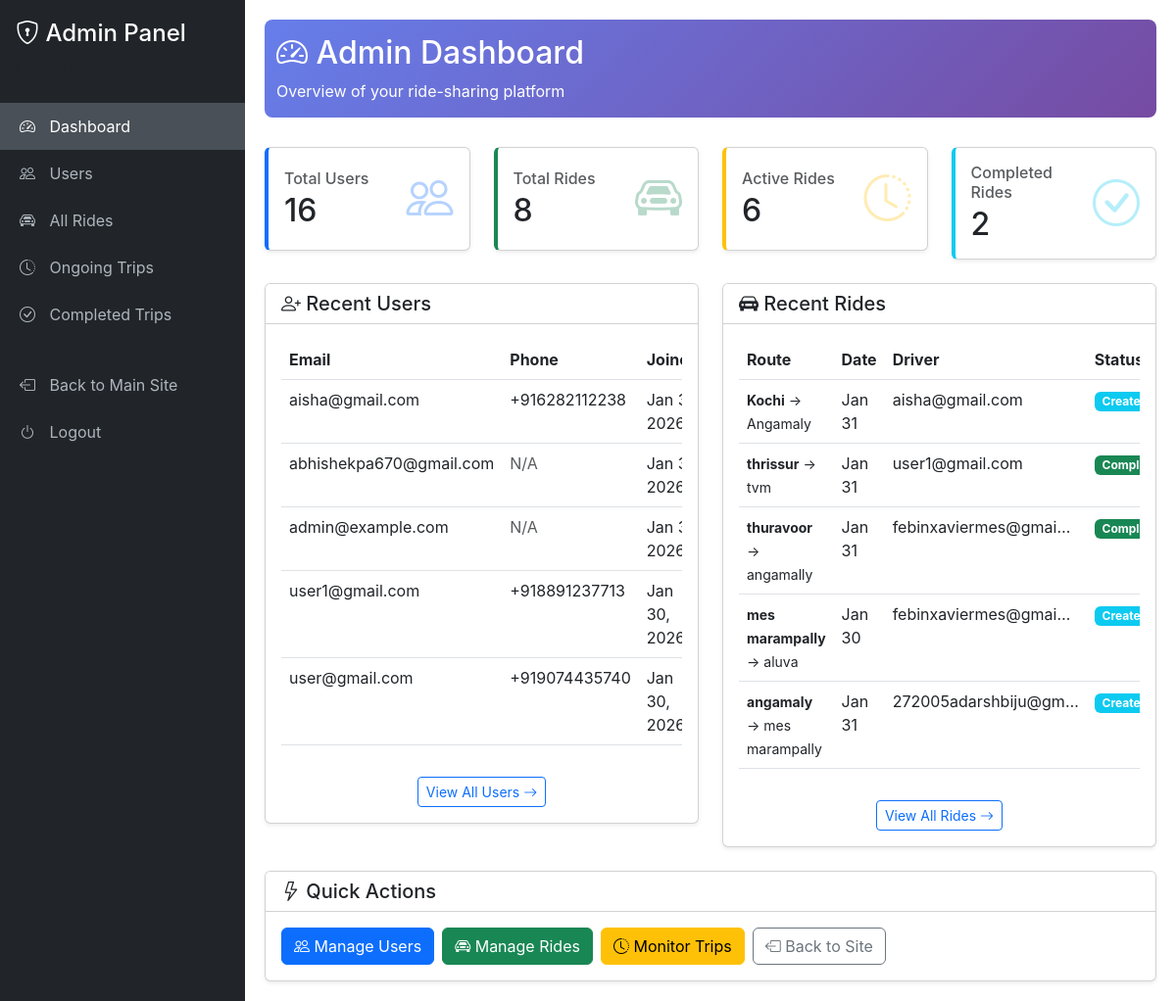
Page /custom-admin/ (signed in) on the committed database.
### rides/models.py (models this page shows, shortened)
class UserProfile(models.Model):
    user = models.OneToOneField(User, on_delete=models.CASCADE, related_name='profile')
    phone_number = models.CharField(
        max_length=12,
        help_text="Phone number must start with 91 and be exactly 12 digits (e.g., 919876543210)"
    )
    id_proof_number = models.CharField(
        max_length=50,
        blank=True,
        help_text="DEPRECATED - Use aadhaar fields instead"
    )
    aadhaar_verified = models.BooleanField(
        default=False,
        help_text="Whether Aadhaar has been verified via OTP"
    )
    aadhaar_last_4_digits = models.CharField(
        max_length=4,
        blank=True,
        null=True,
        help_text="Last 4 digits of Aadhaar (for display only, e.g., XXXX-XXXX-1234)"
    )
    aadhaar_consent_given = models.BooleanField(
        default=False,
        help_text="User gave explicit consent to verify Aadhaar"
    )
    aadhaar_consent_timestamp = models.DateTimeField(
        null=True,
        blank=True,
        help_text="When user gave consent for Aadhaar verification"
    )
    aadhaar_verified_at = models.DateTimeField(
        null=True,
        blank=True,
        help_text="When Aadhaar was successfully verified"
    )
    created_at = models.DateTimeField(auto_now_add=True)

class Ride(models.Model):
    VEHICLE_CHOICES = [
        ('car_petrol', 'Petrol Car'),
        ('bike', 'Bike'),
    ]
    STATUS_CHOICES = [
        ('created', 'Created'),
        ('started', 'Started'),
        ('completed', 'Completed'),
    ]
    from_location = models.CharField(max_length=120)
    to_location = models.CharField(max_length=120)
    ride_date = models.DateField()
    ride_time = models.TimeField()
    vehicle_type = models.CharField(max_length=20, choices=VEHICLE_CHOICES, default='car_petrol')
    vehicle_number = models.CharField(max_length=15, default='UNKNOWN', help_text='Vehicle registration number (e.g., KL07AB1234)')
    distance_km = models.FloatField()
    total_seats = models.IntegerField()
    seats_available = models.IntegerField()
    creator = models.ForeignKey(User, on_delete=models.CASCADE, related_name='rides_created')
    created_at = models.DateTimeField(auto_now_add=True)
    driver_started = models.BooleanField(default=False)
    passenger_started = models.BooleanField(default=False)
    driver_ended = models.BooleanField(default=False)
    passenger_ended = models.BooleanField(default=False)
    ride_status = models.CharField(
        max_length=20,
        choices=STATUS_CHOICES,
        default='created'
    )
    class Meta:
        ordering = ['ride_date', 'ride_time']

### rides/views.py (the view)
# urls.py: path('custom-admin/', views.admin_dashboard, name='admin_dashboard'),
@staff_member_required
def admin_dashboard(request):
    total_users = User.objects.count()
    total_rides = Ride.objects.count()
    active_rides = Ride.objects.filter(
        ride_status__in=['created', 'started']
    ).count()
    completed_rides = Ride.objects.filter(ride_status='completed').count()
    recent_users = User.objects.order_by('-date_joined')[:5]
    recent_rides = Ride.objects.select_related('creator').order_by('-created_at')[:5]
    context = {
        'total_users': total_users,
        'total_rides': total_rides,
        'active_rides': active_rides,
        'completed_rides': completed_rides,
        'recent_users': recent_users,
        'recent_rides': recent_rides,
    }
    return render(request, 'rides/admin/dashboard.html', context)

### rides/templates/rides/admin/dashboard.html (shortened to what this page needs)
{% extends 'rides/admin/base.html' %}
{% block content %}
<div class="admin-header">
    <div class="container-fluid">
        <h2><i class="bi bi-speedometer2"></i> Admin Dashboard</h2>
        <p class="mb-0">Overview of your ride-sharing platform</p>
    </div>
</div>
<div class="row mb-4">
    <div class="col-md-3">
        <div class="card stat-card primary shadow-sm">
            <div class="card-body">
                <div class="d-flex justify-content-between align-items-center">
                    <div>
                        <h6 class="text-muted mb-1">Total Users</h6>
                        <h2 class="mb-0">{{ total_users }}</h2>
                    </div>
                    <div class="text-primary">
                        <i class="bi bi-people" style="font-size: 3rem; opacity: 0.3;"></i>
                    </div>
                </div>
            </div>
        </div>
    </div>
    <div class="col-md-3">
        <div class="card stat-card success shadow-sm">
            <div class="card-body">
                <div class="d-flex justify-content-between align-items-center">
                    <div>
                        <h6 class="text-muted mb-1">Total Rides</h6>
                        <h2 class="mb-0">{{ total_rides }}</h2>
                    </div>
                    <div class="text-success">
                        <i class="bi bi-car-front" style="font-size: 3rem; opacity: 0.3;"></i>
                    </div>
                </div>
            </div>
        </div>
    </div>
    <div class="col-md-3">
        <div class="card stat-card warning shadow-sm">
            <div class="card-body">
                <div class="d-flex justify-content-between align-items-center">
                    <div>
                        <h6 class="text-muted mb-1">Active Rides</h6>
                        <h2 class="mb-0">{{ active_rides }}</h2>
                    </div>
                    <div class="text-warning">
                        <i class="bi bi-clock-history" style="font-size: 3rem; opacity: 0.3;"></i>
                    </div>
                </div>
            </div>
        </div>
    </div>
    <div class="col-md-3">
        <div class="card stat-card info shadow-sm">
            <div class="card-body">
                <div class="d-flex justify-content-between align-items-center">
                    <div>
                        <h6 class="text-muted mb-1">Completed Rides</h6>
                        <h2 class="mb-0">{{ completed_rides }}</h2>
                    </div>
                    <div class="text-info">
                        <i class="bi bi-check-circle" style="font-size: 3rem; opacity: 0.3;"></i>
                    </div>
                </div>
            </div>
        </div>
    </div>
</div>
<div class="row">
    <div class="col-md-6">
        <div class="card shadow-sm">
            <div class="card-header bg-white">
                <h5 class="mb-0"><i class="bi bi-person-plus"></i> Recent Users</h5>
            </div>
            <div class="card-body">
                {% if recent_users %}
                    <div class="table-responsive">
                        <table class="table table-hover">
                            <thead>
                                <tr>
                                    <th>Email</th>
                                    <th>Phone</th>
                                    <th>Joined</th>
                                </tr>
                            </thead>
                            <tbody>
                                {% for user in recent_users %}
                                <tr>
                                    <td>{{ user.email }}</td>
                                    <td>
                                        {% if user.profile.phone_number %}
                                            +{{ user.profile.phone_number }}
                                        {% else %}
                                            <span class="text-muted">N/A</span>
                                        {% endif %}
                                    </td>
                                    <td>{{ user.date_joined|date:"M d, Y" }}</td>
                                </tr>
                                {% endfor %}
                            </tbody>
                        </table>
                    </div>
                    <div class="text-center mt-3">
                        <a href="{% url 'admin_users_list' %}" class="btn btn-sm btn-outline-primary">
                            View All Users <i class="bi bi-arrow-right"></i>
                        </a>
                    </div>
                {% else %}
                    <p class="text-muted text-center">No users yet.</p>
                {% endif %}
            </div>
        </div>
    </div>
    <div class="col-md-6">
        <div class="card shadow-sm">
            <div class="card-header bg-white">
                <h5 class="mb-0"><i class="bi bi-car-front-fill"></i> Recent Rides</h5>
            </div>
            <div class="card-body">
                {% if recent_rides %}
                    <div class="table-responsive">
                        <table class="table table-hover">
                            <thead>
                                <tr>
                                    <th>Route</th>
                                    <th>Date</th>
                                    <th>Driver</th>
                                    <th>Status</th>
                                </tr>
                            </thead>
                            <tbody>
                                {% for ride in recent_rides %}
                                <tr>
                                    <td>
                                        <small><strong>{{ ride.from_location }}</strong> → {{ ride.to_location }}</small>
                                    </td>
                                    <td>{{ ride.ride_date|date:"M d" }}</td>
                                    <td>{{ ride.creator.email|truncatechars:20 }}</td>
                                    <td>
                                        {% if ride.ride_status == 'created' %}
                                            <span class="badge bg-info">Created</span>
                                        {% elif ride.ride_status == 'started' %}
                                            <span class="badge bg-warning">Started</span>
                                        {% elif ride.ride_status == 'completed' %}
                                            <span class="badge bg-success">Completed</span>
                                        {% endif %}
                                    </td>
                                </tr>
                                {% endfor %}
                            </tbody>
                        </table>
                    </div>
                    <div class="text-center mt-3">
                        <a href="{% url 'admin_rides_list' %}" class="btn btn-sm btn-outline-primary">
                            View All Rides <i class="bi bi-arrow-right"></i>
                        </a>
                    </div>
                {% else %}
                    <p class="text-muted text-center">No rides yet.</p>
                {% endif %}
            </div>
        </div>
    </div>
</div>
<div class="row mt-4">
    <div class="col-12">
        <div class="card shadow-sm">
            <div class="card-header bg-white">
                <h5 class="mb-0"><i class="bi bi-lightning"></i> Quick Actions</h5>
            </div>
            <div class="card-body">
                <div class="d-flex gap-2 flex-wrap">
                    <a href="{% url 'admin_users_list' %}" class="btn btn-primary">
                        <i class="bi bi-people"></i> Manage Users
                    </a>
                    <a href="{% url 'admin_rides_list' %}" class="btn btn-success">
                        <i class="bi bi-car-front"></i> Manage Rides
                    </a>
                    <a href="{% url 'admin_trips_ongoing' %}" class="btn btn-warning">
                        <i class="bi bi-clock-history"></i> Monitor Trips
                    </a>
                    <a href="{% url 'dashboard' %}" class="btn btn-outline-secondary">
                        <i class="bi bi-box-arrow-left"></i> Back to Site
                    </a>
                </div>
            </div>
        </div>
    </div>
</div>
{% endblock %}

### rides/templates/rides/admin/base.html (style rules this page uses)
body { font-family: -apple-system, BlinkMacSystemFont, "Segoe UI", Roboto, "Helvetica Neue", Arial, sans-serif; }
.stat-card { border-left: 4px solid; transition: transform 0.2s; }
.stat-card.primary { border-left-color: #0d6efd; }
.stat-card.success { border-left-color: #198754; }
.stat-card.warning { border-left-color: #ffc107; }
.stat-card.info { border-left-color: #0dcaf0; }
.admin-header { background: linear-gradient(135deg, #667eea 0%, #764ba2 100%); color: white; padding: 15px 0; margin-bottom: 30px; border-radius: 8px; }

### rows in the picture
Ride: from_location "Kochi", to_location "Angamaly", ride_date "Jan 31", creator.email "aisha@gmail.com", ride_status "Created"
Ride: from_location "thrissur", to_location "tvm", ride_date "Jan 31", creator.email "user1@gmail.com", ride_status "Completed"
Ride: from_location "thuravoor", to_location "angamally", ride_date "Jan 31", creator.email "febinxaviermes@gmai…", ride_status "Completed"
Ride: from_location "mes marampally", to_location "aluva", ride_date "Jan 30", creator.email "febinxaviermes@gmai…", ride_status "Created"
Ride: from_location "angamaly", to_location "mes marampally", ride_date "Jan 31", creator.email "272005adarshbiju@gm…", ride_status "Created"

### other values in the picture
{{ total_users }} "16"
{{ total_rides }} "8"
{{ active_rides }} "6"
{{ completed_rides }} "2"
{{ user.email }} "aisha@gmail.com"
{{ user.profile.phone_number }} "916282112238"
{{ user.date_joined|date:"M d, Y" }} "Jan…"
{{ user.email }} "abhishekpa670@gmail.com"
{{ user.email }} "admin@example.com"
{{ user.email }} "user1@gmail.com"
{{ user.profile.phone_number }} "918891237713"
{{ user.date_joined|date:"M d, Y" }} "Jan 30,…"
{{ user.email }} "user@gmail.com"
{{ user.profile.phone_number }} "919074435740"
